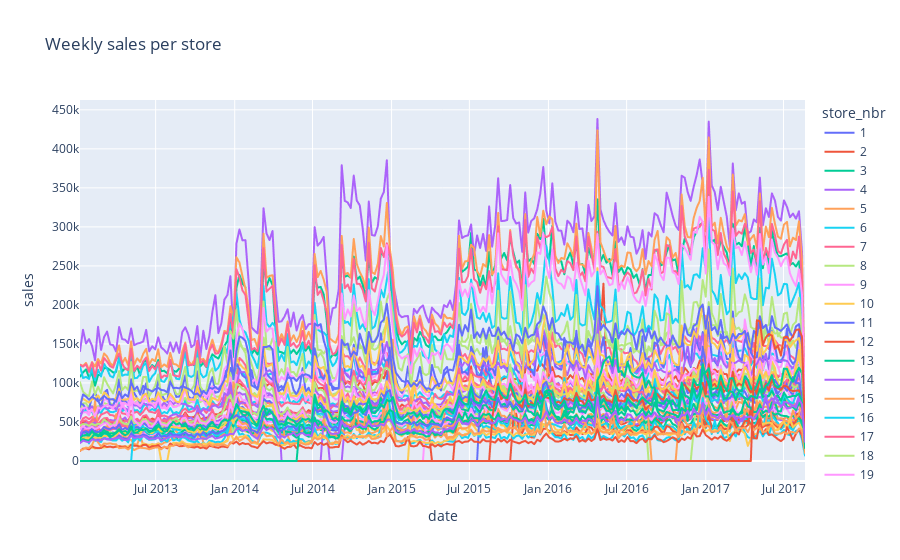

Here is the notebook cell this chart was saved with:
### Markdown cell above
#### Weekly sales per store

### Code cell
weekly_sales = train.set_index("date").groupby("store_nbr").resample("W").agg({"sales": "sum"}).reset_index()
px.line(weekly_sales, x="date", y="sales", color="store_nbr", title="Weekly sales per store")

### Figure 1 — Plotly figure (JSON) as saved in the notebook; plotly's stock layout.template omitted (floating-point values rounded to 4 significant figures; data arrays with more than 128 entries replaced by an {"elided": "..."} marker saying what was removed)
{"data": [{"hovertemplate": "store_nbr=1<br>date=%{x}<br>sales=%{y}<extra></extra>", "legendgroup": "1", "line": {"color": "#636efa", "dash": "solid"}, "marker": {"symbol": "circle"}, "mode": "lines", "name": "1", "showlegend": true, "type": "scattergl", "x": {"elided": "242 str values"}, "xaxis": "x", "y": {"elided": "242 float values"}, "yaxis": "y"}, {"hovertemplate": "store_nbr=2<br>date=%{x}<br>sales=%{y}<extra></extra>", "legendgroup": "2", "line": {"color": "#EF553B", "dash": "solid"}, "marker": {"symbol": "circle"}, "mode": "lines", "name": "2", "showlegend": true, "type": "scattergl", "x": {"elided": "242 str values"}, "xaxis": "x", "y": {"elided": "242 float values"}, "yaxis": "y"}, {"hovertemplate": "store_nbr=3<br>date=%{x}<br>sales=%{y}<extra></extra>", "legendgroup": "3", "line": {"color": "#00cc96", "dash": "solid"}, "marker": {"symbol": "circle"}, "mode": "lines", "name": "3", "showlegend": true, "type": "scattergl", "x": {"elided": "242 str values"}, "xaxis": "x", "y": {"elided": "242 float values"}, "yaxis": "y"}, {"hovertemplate": "store_nbr=4<br>date=%{x}<br>sales=%{y}<extra></extra>", "legendgroup": "4", "line": {"color": "#ab63fa", "dash": "solid"}, "marker": {"symbol": "circle"}, "mode": "lines", "name": "4", "showlegend": true, "type": "scattergl", "x": {"elided": "242 str values"}, "xaxis": "x", "y": {"elided": "242 float values"}, "yaxis": "y"}, {"hovertemplate": "store_nbr=5<br>date=%{x}<br>sales=%{y}<extra></extra>", "legendgroup": "5", "line": {"color": "#FFA15A", "dash": "solid"}, "marker": {"symbol": "circle"}, "mode": "lines", "name": "5", "showlegend": true, "type": "scattergl", "x": {"elided": "242 str values"}, "xaxis": "x", "y": {"elided": "242 float values"}, "yaxis": "y"}, {"hovertemplate": "store_nbr=6<br>date=%{x}<br>sales=%{y}<extra></extra>", "legendgroup": "6", "line": {"color": "#19d3f3", "dash": "solid"}, "marker": {"symbol": "circle"}, "mode": "lines", "name": "6", "showlegend": true, "type": "scattergl", "x": {"elided": "242 str values"}, "xaxis": "x", "y": {"elided": "242 float values"}, "yaxis": "y"}, {"hovertemplate": "store_nbr=7<br>date=%{x}<br>sales=%{y}<extra></extra>", "legendgroup": "7", "line": {"color": "#FF6692", "dash": "solid"}, "marker": {"symbol": "circle"}, "mode": "lines", "name": "7", "showlegend": true, "type": "scattergl", "x": {"elided": "242 str values"}, "xaxis": "x", "y": {"elided": "242 float values"}, "yaxis": "y"}, {"hovertemplate": "store_nbr=8<br>date=%{x}<br>sales=%{y}<extra></extra>", "legendgroup": "8", "line": {"color": "#B6E880", "dash": "solid"}, "marker": {"symbol": "circle"}, "mode": "lines", "name": "8", "showlegend": true, "type": "scattergl", "x": {"elided": "242 str values"}, "xaxis": "x", "y": {"elided": "242 float values"}, "yaxis": "y"}, {"hovertemplate": "store_nbr=9<br>date=%{x}<br>sales=%{y}<extra></extra>", "legendgroup": "9", "line": {"color": "#FF97FF", "dash": "solid"}, "marker": {"symbol": "circle"}, "mode": "lines", "name": "9", "showlegend": true, "type": "scattergl", "x": {"elided": "242 str values"}, "xaxis": "x", "y": {"elided": "242 float values"}, "yaxis": "y"}, {"hovertemplate": "store_nbr=10<br>date=%{x}<br>sales=%{y}<extra></extra>", "legendgroup": "10", "line": {"color": "#FECB52", "dash": "solid"}, "marker": {"symbol": "circle"}, "mode": "lines", "name": "10", "showlegend": true, "type": "scattergl", "x": {"elided": "242 str values"}, "xaxis": "x", "y": {"elided": "242 float values"}, "yaxis": "y"}, {"hovertemplate": "store_nbr=11<br>date=%{x}<br>sales=%{y}<extra></extra>", "legendgroup": "11", "line": {"color": "#636efa", "dash": "solid"}, "marker": {"symbol": "circle"}, "mode": "lines", "name": "11", "showlegend": true, "type": "scattergl", "x": {"elided": "242 str values"}, "xaxis": "x", "y": {"elided": "242 float values"}, "yaxis": "y"}, {"hovertemplate": "store_nbr=12<br>date=%{x}<br>sales=%{y}<extra></extra>", "legendgroup": "12", "line": {"color": "#EF553B", "dash": "solid"}, "marker": {"symbol": "circle"}, "mode": "lines", "name": "12", "showlegend": true, "type": "scattergl", "x": {"elided": "242 str values"}, "xaxis": "x", "y": {"elided": "242 float values"}, "yaxis": "y"}, {"hovertemplate": "store_nbr=13<br>date=%{x}<br>sales=%{y}<extra></extra>", "legendgroup": "13", "line": {"color": "#00cc96", "dash": "solid"}, "marker": {"symbol": "circle"}, "mode": "lines", "name": "13", "showlegend": true, "type": "scattergl", "x": {"elided": "242 str values"}, "xaxis": "x", "y": {"elided": "242 float values"}, "yaxis": "y"}, {"hovertemplate": "store_nbr=14<br>date=%{x}<br>sales=%{y}<extra></extra>", "legendgroup": "14", "line": {"color": "#ab63fa", "dash": "solid"}, "marker": {"symbol": "circle"}, "mode": "lines", "name": "14", "showlegend": true, "type": "scattergl", "x": {"elided": "242 str values"}, "xaxis": "x", "y": {"elided": "242 float values"}, "yaxis": "y"}, {"hovertemplate": "store_nbr=15<br>date=%{x}<br>sales=%{y}<extra></extra>", "legendgroup": "15", "line": {"color": "#FFA15A", "dash": "solid"}, "marker": {"symbol": "circle"}, "mode": "lines", "name": "15", "showlegend": true, "type": "scattergl", "x": {"elided": "242 str values"}, "xaxis": "x", "y": {"elided": "242 float values"}, "yaxis": "y"}, {"hovertemplate": "store_nbr=16<br>date=%{x}<br>sales=%{y}<extra></extra>", "legendgroup": "16", "line": {"color": "#19d3f3", "dash": "solid"}, "marker": {"symbol": "circle"}, "mode": "lines", "name": "16", "showlegend": true, "type": "scattergl", "x": {"elided": "242 str values"}, "xaxis": "x", "y": {"elided": "242 float values"}, "yaxis": "y"}, {"hovertemplate": "store_nbr=17<br>date=%{x}<br>sales=%{y}<extra></extra>", "legendgroup": "17", "line": {"color": "#FF6692", "dash": "solid"}, "marker": {"symbol": "circle"}, "mode": "lines", "name": "17", "showlegend": true, "type": "scattergl", "x": {"elided": "242 str values"}, "xaxis": "x", "y": {"elided": "242 float values"}, "yaxis": "y"}, {"hovertemplate": "store_nbr=18<br>date=%{x}<br>sales=%{y}<extra></extra>", "legendgroup": "18", "line": {"color": "#B6E880", "dash": "solid"}, "marker": {"symbol": "circle"}, "mode": "lines", "name": "18", "showlegend": true, "type": "scattergl", "x": {"elided": "242 str values"}, "xaxis": "x", "y": {"elided": "242 float values"}, "yaxis": "y"}, {"hovertemplate": "store_nbr=19<br>date=%{x}<br>sales=%{y}<extra></extra>", "legendgroup": "19", "line": {"color": "#FF97FF", "dash": "solid"}, "marker": {"symbol": "circle"}, "mode": "lines", "name": "19", "showlegend": true, "type": "scattergl", "x": {"elided": "242 str values"}, "xaxis": "x", "y": {"elided": "242 float values"}, "yaxis": "y"}, {"hovertemplate": "store_nbr=20<br>date=%{x}<br>sales=%{y}<extra></extra>", "legendgroup": "20", "line": {"color": "#FECB52", "dash": "solid"}, "marker": {"symbol": "circle"}, "mode": "lines", "name": "20", "showlegend": true, "type": "scattergl", "x": {"elided": "242 str values"}, "xaxis": "x", "y": {"elided": "242 float values"}, "yaxis": "y"}, {"hovertemplate": "store_nbr=21<br>date=%{x}<br>sales=%{y}<extra></extra>", "legendgroup": "21", "line": {"color": "#636efa", "dash": "solid"}, "marker": {"symbol": "circle"}, "mode": "lines", "name": "21", "showlegend": true, "type": "scattergl", "x": {"elided": "242 str values"}, "xaxis": "x", "y": {"elided": "242 float values"}, "yaxis": "y"}, {"hovertemplate": "store_nbr=22<br>date=%{x}<br>sales=%{y}<extra></extra>", "legendgroup": "22", "line": {"color": "#EF553B", "dash": "solid"}, "marker": {"symbol": "circle"}, "mode": "lines", "name": "22", "showlegend": true, "type": "scattergl", "x": {"elided": "242 str values"}, "xaxis": "x", "y": {"elided": "242 float values"}, "yaxis": "y"}, {"hovertemplate": "store_nbr=23<br>date=%{x}<br>sales=%{y}<extra></extra>", "legendgroup": "23", "line": {"color": "#00cc96", "dash": "solid"}, "marker": {"symbol": "circle"}, "mode": "lines", "name": "23", "showlegend": true, "type": "scattergl", "x": {"elided": "242 str values"}, "xaxis": "x", "y": {"elided": "242 float values"}, "yaxis": "y"}, {"hovertemplate": "store_nbr=24<br>date=%{x}<br>sales=%{y}<extra></extra>", "legendgroup": "24", "line": {"color": "#ab63fa", "dash": "solid"}, "marker": {"symbol": "circle"}, "mode": "lines", "name": "24", "showlegend": true, "type": "scattergl", "x": {"elided": "242 str values"}, "xaxis": "x", "y": {"elided": "242 float values"}, "yaxis": "y"}, {"hovertemplate": "store_nbr=25<br>date=%{x}<br>sales=%{y}<extra></extra>", "legendgroup": "25", "line": {"color": "#FFA15A", "dash": "solid"}, "marker": {"symbol": "circle"}, "mode": "lines", "name": "25", "showlegend": true, "type": "scattergl", "x": {"elided": "242 str values"}, "xaxis": "x", "y": {"elided": "242 float values"}, "yaxis": "y"}, {"hovertemplate": "store_nbr=26<br>date=%{x}<br>sales=%{y}<extra></extra>", "legendgroup": "26", "line": {"color": "#19d3f3", "dash": "solid"}, "marker": {"symbol": "circle"}, "mode": "lines", "name": "26", "showlegend": true, "type": "scattergl", "x": {"elided": "242 str values"}, "xaxis": "x", "y": {"elided": "242 float values"}, "yaxis": "y"}, {"hovertemplate": "store_nbr=27<br>date=%{x}<br>sales=%{y}<extra></extra>", "legendgroup": "27", "line": {"color": "#FF6692", "dash": "solid"}, "marker": {"symbol": "circle"}, "mode": "lines", "name": "27", "showlegend": true, "type": "scattergl", "x": {"elided": "242 str values"}, "xaxis": "x", "y": {"elided": "242 float values"}, "yaxis": "y"}, {"hovertemplate": "store_nbr=28<br>date=%{x}<br>sales=%{y}<extra></extra>", "legendgroup": "28", "line": {"color": "#B6E880", "dash": "solid"}, "marker": {"symbol": "circle"}, "mode": "lines", "name": "28", "showlegend": true, "type": "scattergl", "x": {"elided": "242 str values"}, "xaxis": "x", "y": {"elided": "242 float values"}, "yaxis": "y"}, {"hovertemplate": "store_nbr=29<br>date=%{x}<br>sales=%{y}<extra></extra>", "legendgroup": "29", "line": {"color": "#FF97FF", "dash": "solid"}, "marker": {"symbol": "circle"}, "mode": "lines", "name": "29", "showlegend": true, "type": "scattergl", "x": {"elided": "242 str values"}, "xaxis": "x", "y": {"elided": "242 float values"}, "yaxis": "y"}, {"hovertemplate": "store_nbr=30<br>date=%{x}<br>sales=%{y}<extra></extra>", "legendgroup": "30", "line": {"color": "#FECB52", "dash": "solid"}, "marker": {"symbol": "circle"}, "mode": "lines", "name": "30", "showlegend": true, "type": "scattergl", "x": {"elided": "242 str values"}, "xaxis": "x", "y": {"elided": "242 float values"}, "yaxis": "y"}, {"hovertemplate": "store_nbr=31<br>date=%{x}<br>sales=%{y}<extra></extra>", "legendgroup": "31", "line": {"color": "#636efa", "dash": "solid"}, "marker": {"symbol": "circle"}, "mode": "lines", "name": "31", "showlegend": true, "type": "scattergl", "x": {"elided": "242 str values"}, "xaxis": "x", "y": {"elided": "242 float values"}, "yaxis": "y"}, {"hovertemplate": "store_nbr=32<br>date=%{x}<br>sales=%{y}<extra></extra>", "legendgroup": "32", "line": {"color": "#EF553B", "dash": "solid"}, "marker": {"symbol": "circle"}, "mode": "lines", "name": "32", "showlegend": true, "type": "scattergl", "x": {"elided": "242 str values"}, "xaxis": "x", "y": {"elided": "242 float values"}, "yaxis": "y"}, {"hovertemplate": "store_nbr=33<br>date=%{x}<br>sales=%{y}<extra></extra>", "legendgroup": "33", "line": {"color": "#00cc96", "dash": "solid"}, "marker": {"symbol": "circle"}, "mode": "lines", "name": "33", "showlegend": true, "type": "scattergl", "x": {"elided": "242 str values"}, "xaxis": "x", "y": {"elided": "242 float values"}, "yaxis": "y"}, {"hovertemplate": "store_nbr=34<br>date=%{x}<br>sales=%{y}<extra></extra>", "legendgroup": "34", "line": {"color": "#ab63fa", "dash": "solid"}, "marker": {"symbol": "circle"}, "mode": "lines", "name": "34", "showlegend": true, "type": "scattergl", "x": {"elided": "242 str values"}, "xaxis": "x", "y": {"elided": "242 float values"}, "yaxis": "y"}, {"hovertemplate": "store_nbr=35<br>date=%{x}<br>sales=%{y}<extra></extra>", "legendgroup": "35", "line": {"color": "#FFA15A", "dash": "solid"}, "marker": {"symbol": "circle"}, "mode": "lines", "name": "35", "showlegend": true, "type": "scattergl", "x": {"elided": "242 str values"}, "xaxis": "x", "y": {"elided": "242 float values"}, "yaxis": "y"}, {"hovertemplate": "store_nbr=36<br>date=%{x}<br>sales=%{y}<extra></extra>", "legendgroup": "36", "line": {"color": "#19d3f3", "dash": "solid"}, "marker": {"symbol": "circle"}, "mode": "lines", "name": "36", "showlegend": true, "type": "scattergl", "x": {"elided": "242 str values"}, "xaxis": "x", "y": {"elided": "242 float values"}, "yaxis": "y"}, {"hovertemplate": "store_nbr=37<br>date=%{x}<br>sales=%{y}<extra></extra>", "legendgroup": "37", "line": {"color": "#FF6692", "dash": "solid"}, "marker": {"symbol": "circle"}, "mode": "lines", "name": "37", "showlegend": true, "type": "scattergl", "x": {"elided": "242 str values"}, "xaxis": "x", "y": {"elided": "242 float values"}, "yaxis": "y"}, {"hovertemplate": "store_nbr=38<br>date=%{x}<br>sales=%{y}<extra></extra>", "legendgroup": "38", "line": {"color": "#B6E880", "dash": "solid"}, "marker": {"symbol": "circle"}, "mode": "lines", "name": "38", "showlegend": true, "type": "scattergl", "x": {"elided": "242 str values"}, "xaxis": "x", "y": {"elided": "242 float values"}, "yaxis": "y"}, {"hovertemplate": "store_nbr=39<br>date=%{x}<br>sales=%{y}<extra></extra>", "legendgroup": "39", "line": {"color": "#FF97FF", "dash": "solid"}, "marker": {"symbol": "circle"}, "mode": "lines", "name": "39", "showlegend": true, "type": "scattergl", "x": {"elided": "242 str values"}, "xaxis": "x", "y": {"elided": "242 float values"}, "yaxis": "y"}, {"hovertemplate": "store_nbr=40<br>date=%{x}<br>sales=%{y}<extra></extra>", "legendgroup": "40", "line": {"color": "#FECB52", "dash": "solid"}, "marker": {"symbol": "circle"}, "mode": "lines", "name": "40", "showlegend": true, "type": "scattergl", "x": {"elided": "242 str values"}, "xaxis": "x", "y": {"elided": "242 float values"}, "yaxis": "y"}, {"hovertemplate": "store_nbr=41<br>date=%{x}<br>sales=%{y}<extra></extra>", "legendgroup": "41", "line": {"color": "#636efa", "dash": "solid"}, "marker": {"symbol": "circle"}, "mode": "lines", "name": "41", "showlegend": true, "type": "scattergl", "x": {"elided": "242 str values"}, "xaxis": "x", "y": {"elided": "242 float values"}, "yaxis": "y"}, {"hovertemplate": "store_nbr=42<br>date=%{x}<br>sales=%{y}<extra></extra>", "legendgroup": "42", "line": {"color": "#EF553B", "dash": "solid"}, "marker": {"symbol": "circle"}, "mode": "lines", "name": "42", "showlegend": true, "type": "scattergl", "x": {"elided": "242 str values"}, "xaxis": "x", "y": {"elided": "242 float values"}, "yaxis": "y"}, {"hovertemplate": "store_nbr=43<br>date=%{x}<br>sales=%{y}<extra></extra>", "legendgroup": "43", "line": {"color": "#00cc96", "dash": "solid"}, "marker": {"symbol": "circle"}, "mode": "lines", "name": "43", "showlegend": true, "type": "scattergl", "x": {"elided": "242 str values"}, "xaxis": "x", "y": {"elided": "242 float values"}, "yaxis": "y"}, {"hovertemplate": "store_nbr=44<br>date=%{x}<br>sales=%{y}<extra></extra>", "legendgroup": "44", "line": {"color": "#ab63fa", "dash": "solid"}, "marker": {"symbol": "circle"}, "mode": "lines", "name": "44", "showlegend": true, "type": "scattergl", "x": {"elided": "242 str values"}, "xaxis": "x", "y": {"elided": "242 float values"}, "yaxis": "y"}, {"hovertemplate": "store_nbr=45<br>date=%{x}<br>sales=%{y}<extra></extra>", "legendgroup": "45", "line": {"color": "#FFA15A", "dash": "solid"}, "marker": {"symbol": "circle"}, "mode": "lines", "name": "45", "showlegend": true, "type": "scattergl", "x": {"elided": "242 str values"}, "xaxis": "x", "y": {"elided": "242 float values"}, "yaxis": "y"}, {"hovertemplate": "store_nbr=46<br>date=%{x}<br>sales=%{y}<extra></extra>", "legendgroup": "46", "line": {"color": "#19d3f3", "dash": "solid"}, "marker": {"symbol": "circle"}, "mode": "lines", "name": "46", "showlegend": true, "type": "scattergl", "x": {"elided": "242 str values"}, "xaxis": "x", "y": {"elided": "242 float values"}, "yaxis": "y"}, {"hovertemplate": "store_nbr=47<br>date=%{x}<br>sales=%{y}<extra></extra>", "legendgroup": "47", "line": {"color": "#FF6692", "dash": "solid"}, "marker": {"symbol": "circle"}, "mode": "lines", "name": "47", "showlegend": true, "type": "scattergl", "x": {"elided": "242 str values"}, "xaxis": "x", "y": {"elided": "242 float values"}, "yaxis": "y"}, {"hovertemplate": "store_nbr=48<br>date=%{x}<br>sales=%{y}<extra></extra>", "legendgroup": "48", "line": {"color": "#B6E880", "dash": "solid"}, "marker": {"symbol": "circle"}, "mode": "lines", "name": "48", "showlegend": true, "type": "scattergl", "x": {"elided": "242 str values"}, "xaxis": "x", "y": {"elided": "242 float values"}, "yaxis": "y"}, {"hovertemplate": "store_nbr=49<br>date=%{x}<br>sales=%{y}<extra></extra>", "legendgroup": "49", "line": {"color": "#FF97FF", "dash": "solid"}, "marker": {"symbol": "circle"}, "mode": "lines", "name": "49", "showlegend": true, "type": "scattergl", "x": {"elided": "242 str values"}, "xaxis": "x", "y": {"elided": "242 float values"}, "yaxis": "y"}, {"hovertemplate": "store_nbr=50<br>date=%{x}<br>sales=%{y}<extra></extra>", "legendgroup": "50", "line": {"color": "#FECB52", "dash": "solid"}, "marker": {"symbol": "circle"}, "mode": "lines", "name": "50", "showlegend": true, "type": "scattergl", "x": {"elided": "242 str values"}, "xaxis": "x", "y": {"elided": "242 float values"}, "yaxis": "y"}, {"hovertemplate": "store_nbr=51<br>date=%{x}<br>sales=%{y}<extra></extra>", "legendgroup": "51", "line": {"color": "#636efa", "dash": "solid"}, "marker": {"symbol": "circle"}, "mode": "lines", "name": "51", "showlegend": true, "type": "scattergl", "x": {"elided": "242 str values"}, "xaxis": "x", "y": {"elided": "242 float values"}, "yaxis": "y"}, {"hovertemplate": "store_nbr=52<br>date=%{x}<br>sales=%{y}<extra></extra>", "legendgroup": "52", "line": {"color": "#EF553B", "dash": "solid"}, "marker": {"symbol": "circle"}, "mode": "lines", "name": "52", "showlegend": true, "type": "scattergl", "x": {"elided": "242 str values"}, "xaxis": "x", "y": {"elided": "242 float values"}, "yaxis": "y"}, {"hovertemplate": "store_nbr=53<br>date=%{x}<br>sales=%{y}<extra></extra>", "legendgroup": "53", "line": {"color": "#00cc96", "dash": "solid"}, "marker": {"symbol": "circle"}, "mode": "lines", "name": "53", "showlegend": true, "type": "scattergl", "x": {"elided": "242 str values"}, "xaxis": "x", "y": {"elided": "242 float values"}, "yaxis": "y"}, {"hovertemplate": "store_nbr=54<br>date=%{x}<br>sales=%{y}<extra></extra>", "legendgroup": "54", "line": {"color": "#ab63fa", "dash": "solid"}, "marker": {"symbol": "circle"}, "mode": "lines", "name": "54", "showlegend": true, "type": "scattergl", "x": {"elided": "242 str values"}, "xaxis": "x", "y": {"elided": "242 float values"}, "yaxis": "y"}], "layout": {"legend": {"title": {"text": "store_nbr"}, "tracegroupgap": 0}, "title": {"text": "Weekly sales per store"}, "xaxis": {"anchor": "y", "domain": [0, 1], "title": {"text": "date"}}, "yaxis": {"anchor": "x", "domain": [0, 1], "title": {"text": "sales"}}}}
